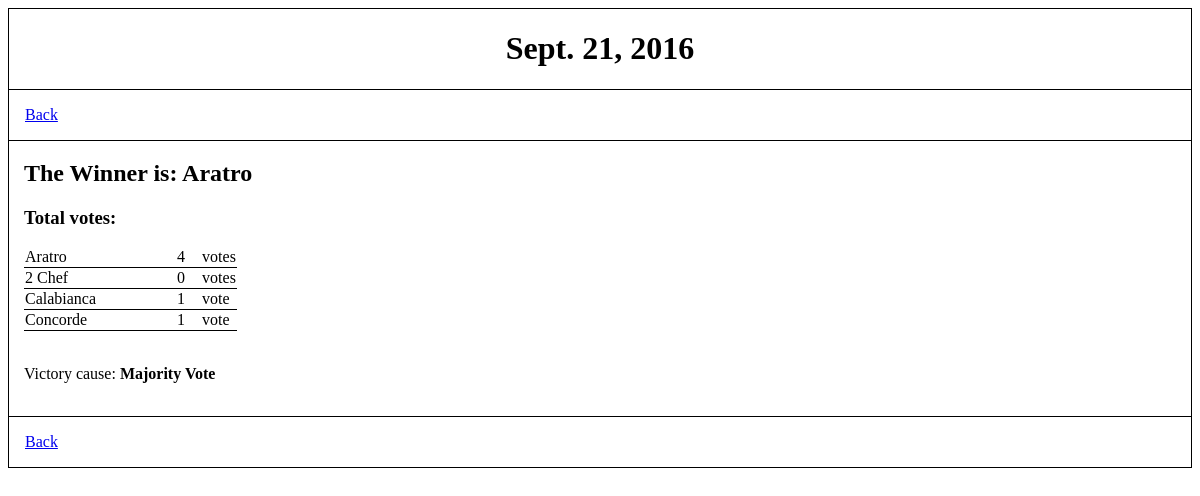
Screenshot of /polls/2/vote_result_history/ with the database file from the repository.
### polls/models.py (models this page shows, shortened)
class Ballot(models.Model):
    date = models.DateField('ballot date')
    winner = models.CharField(max_length=30, default="")
    win_cause = models.CharField(max_length=30, default="")

class Restaurant(models.Model):
    ballot = models.ForeignKey(Ballot, on_delete=models.CASCADE)
    name = models.CharField(max_length=30)
    votes = models.IntegerField(default=0)

### polls/views.py (the view)
# urls.py: url(r'^(?P<pk>[0-9]+)/vote_result_history/$', views.VoteResultHistoryView.as_view(), name='vote_result_history'),
class VoteResultHistoryView(generic.DetailView):
    model = Ballot
    template_name = 'polls/vote_result_history.html'

### polls/templates/polls/vote_result_history.html (shortened to what this page needs)
<!DOCTYPE html>
<html>
    <head>
    </head>
    <body>
        <header>
            <h1>
                {{ ballot.date }}
            </h1>
        </header>
        <div class="frame">
            <nav class="left">
                <p><a href="{% url 'polls:vote_history_index' %}">Back</a></p>
            </nav>
            <nav class="right">
                <p>&nbsp;</p>
            </nav>
        </div>
        <div class="frame">
            <section style="border:none">
                <h2>The Winner is: {{ ballot.winner }}</h2>
                <h3>Total votes: {{ total_votes }}</h3>
                <table class="result">
                {% for restaurant in ballot.restaurant_set.all %}
                    <tr class="result">
                        <td style="padding-right:5em">
                        {{ restaurant.name }}</td>
                        <td style="padding-right:1em">
                        {{ restaurant.votes }}</td>
                        <td>vote{{ restaurant.votes|pluralize }}</td>
                    </tr>
                {% endfor %}
                </table>
                <br>
                <p>Victory cause: <strong>{{ ballot.win_cause }}</strong></p>
                <br>
            </section>
        </div>
        <div class="frame">
            <footer class="left">
                <p><a href="{% url 'polls:vote_history_index' %}">Back</a></p>
            </footer>
            <footer class="right">
                <p>&nbsp;</p>
            </footer>
        </div>
    </body>
</html>

### polls/templates/polls/vote_result_history.html (style rules this page uses)
div.frame { clear: both; border: 1px solid black; overflow: hidden; margin-bottom: -1px; }
header { border: 1px solid black; text-align: center; margin-bottom: -1px; }
nav.left { float: left; width: 15%; padding-left: 1em; }
nav.right { float: right; width: 15%; text-align: right; padding-right: 1em; }
section { clear: both; float: left; width: 70%; border-right: 1px solid black; margin: -1px; padding-left: 1em; overflow: auto; }
footer.left { clear: both; float: left; width: 45%; padding-left: 1em; }
footer.right { float: right; width: 45%; text-align: right; padding-right: 1em; }
table.result { border-collapse: collapse; }
tr.result { border-bottom: 1px solid black; }

### rows the page displays
Ballot: date "Sept. 21, 2016", winner "Aratro", win_cause "Majority Vote"
Restaurant: name "Aratro", votes "4"
Restaurant: name "2 Chef", votes "0"
Restaurant: name "Calabianca", votes "1"
Restaurant: name "Concorde", votes "1"
